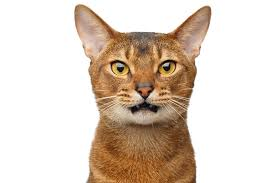
#> input picture images/cat.png, 275 x 183 px
$ python main.py
#> lines starting #> are read from the running program, lines starting #| are printed output that depends on the picture
import os
import cv2

# read an image from file
image_path = os.path.join(os.path.dirname(__file__), '..', 'images', 'cat.png')  #__file__ → special variable that contains the path of the current script
image_path = os.path.abspath(image_path)
image = cv2.imread(image_path)
#> image is the input picture: shape (183, 275, 3); mean B, G, R 196.1, 208.9, 223

# apply a blurring effect to the image
k_size = 7
blurred_image = cv2.blur(image, (k_size, k_size)) # (width, height)  // kernel size should be odd numbers
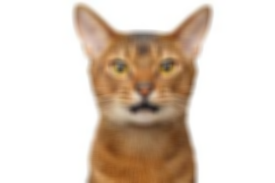
#> blurred_image: shape (183, 275, 3); mean B, G, R 196.1, 208.9, 223


# apply a Gaussian blurring effect to the image
gaussian_blurred_image = cv2.GaussianBlur(image, (k_size, k_size), 0) # (width, height)  // kernel size should be odd numbers
cv2.imshow('Original Image', image)

# apply a median blurring effect to the image
median_blurred_image = cv2.medianBlur(image, k_size) # kernel size should be odd numbers
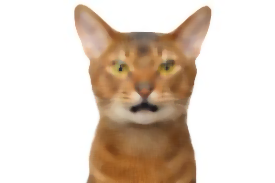
#> median_blurred_image: shape (183, 275, 3); mean B, G, R 196.5, 209.4, 223.7
cv2.imshow('Blurred Image', blurred_image)
cv2.imshow('Gaussian Blurred Image', gaussian_blurred_image)
cv2.imshow('Median Blurred Image', median_blurred_image)
cv2.waitKey(0)
